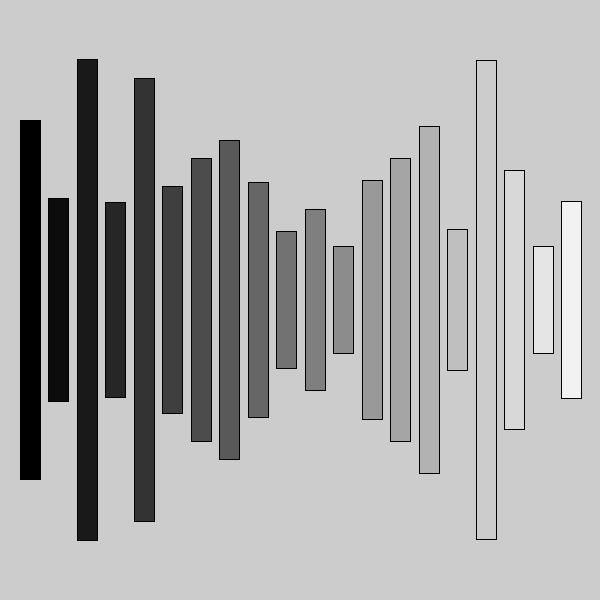
Frame 1 (no input)
Frame 60 (the mouse pressed at the canvas centre just before this capture): identical to frame 1, image omitted
Frame 120 (the mouse held since frame 60 and released just before this capture): identical to frame 1, image omitted

The Processing sketch that drew this single still picture (run headless with seeded random() and noise(); from frame 60 on, the mouse is pressed at the canvas centre):

// Processing sketch: week3_inclass
// ── week3_inclass.pde
final int NUM_SHAPES = 20;

float[] pos = new float[NUM_SHAPES];
color[] colors = new color[NUM_SHAPES];
float[] heights = new float [NUM_SHAPES];


void setup() {
  size(600, 600);

  for (int i = 0; i < NUM_SHAPES; i++) {
    pos[i] = map(i, 0, NUM_SHAPES, 30, width);
    colors[i] = color(map(i, 0, NUM_SHAPES, 0, 255));
    heights[i] = random(100, 500);
  }
}

void draw() {
  for (int i = 0; i < NUM_SHAPES; i++) {
    rectMode(CENTER);
    colorMode(HSB);
    fill(colors[i]);
    rect(pos[i], height/2, 20, heights[i]);
  }
}
